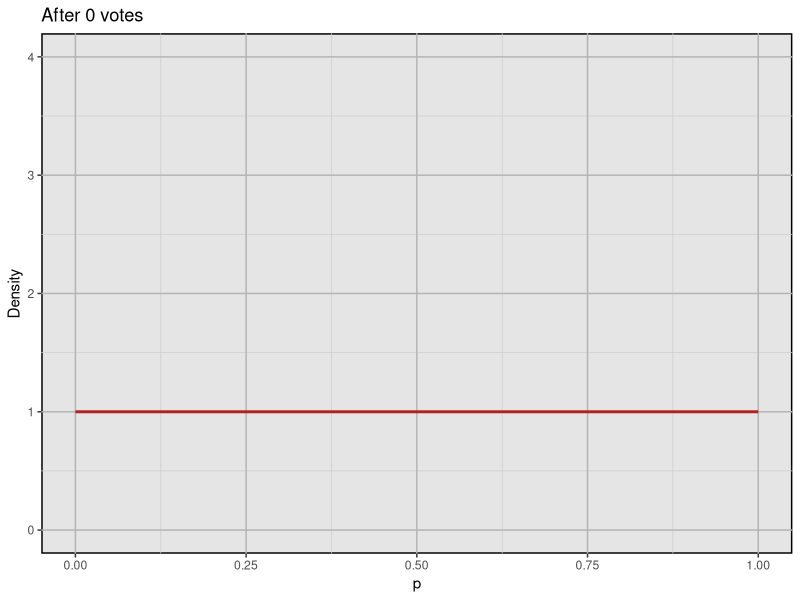
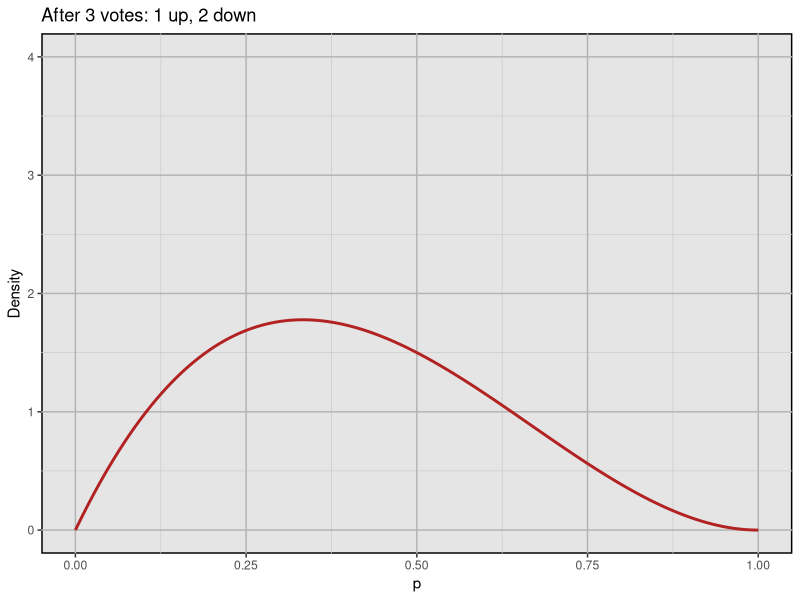
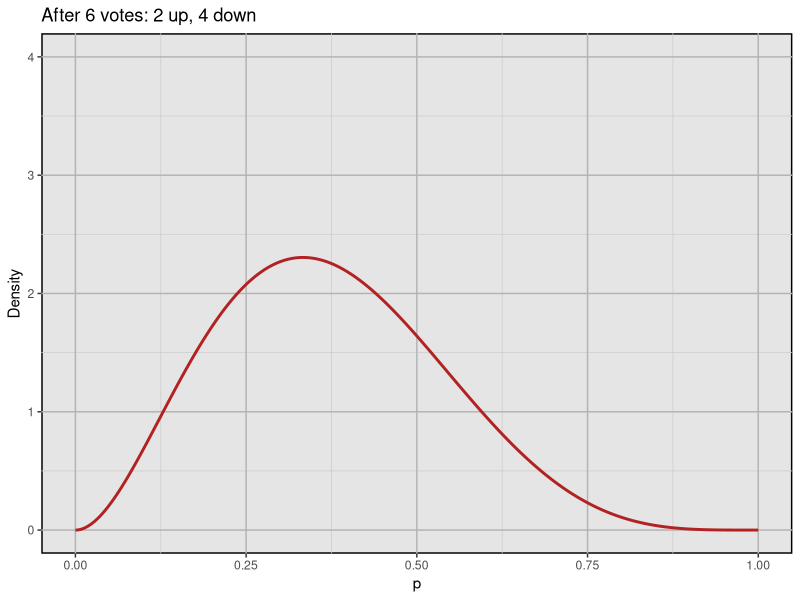
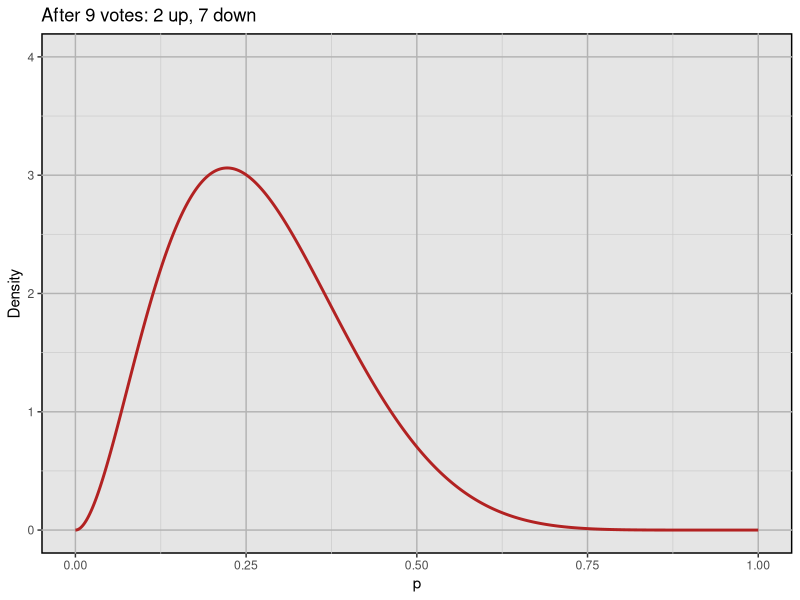
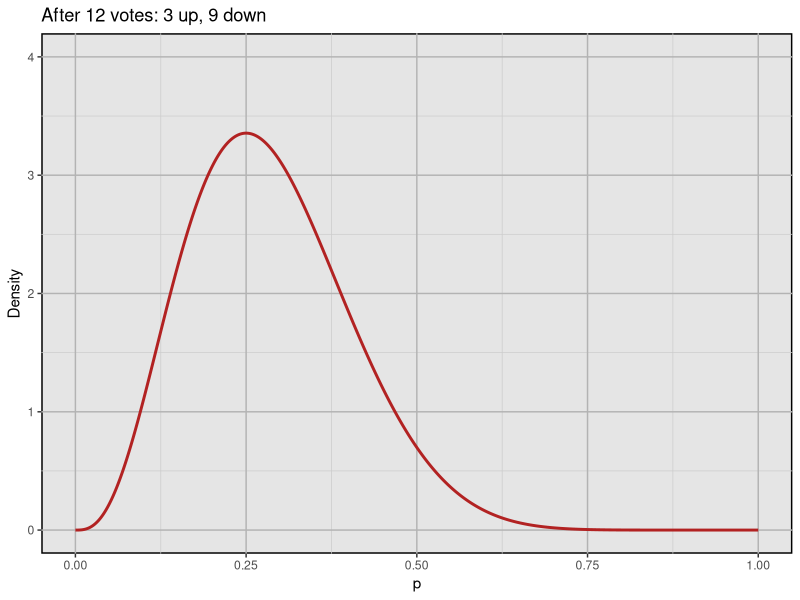
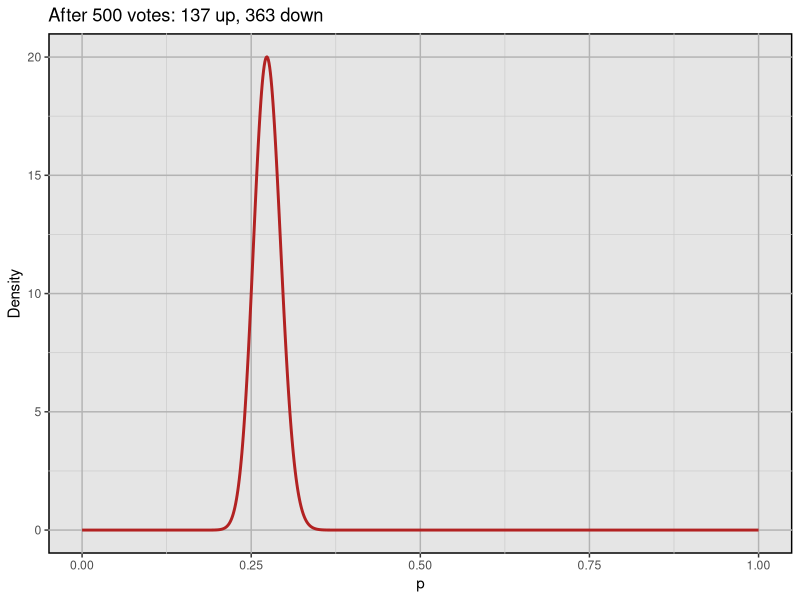
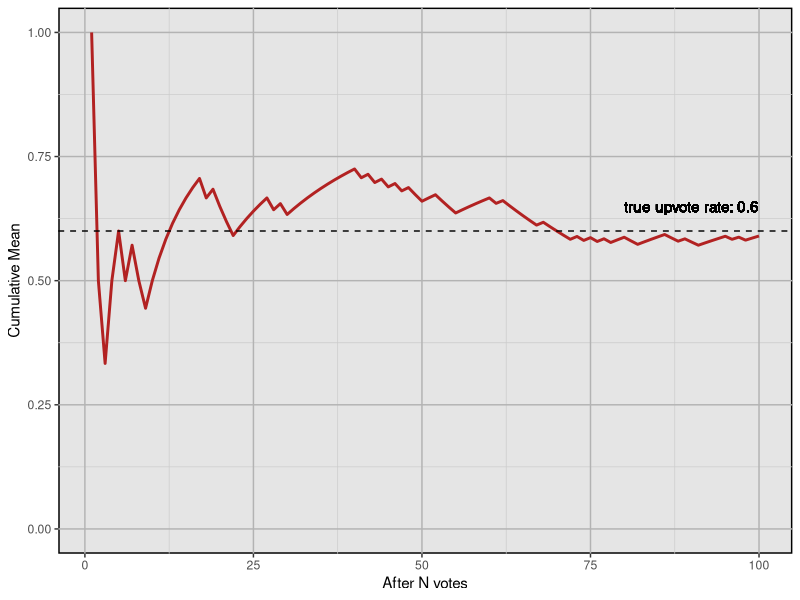
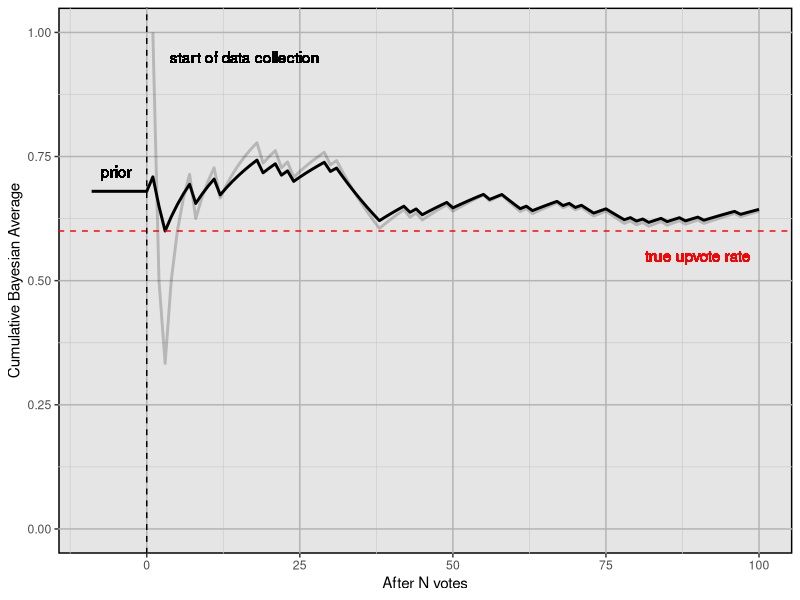

R code for these plots, in order:
## ---- chunk 1
library(dplyr)
library(tidyr)
library(ggplot2)

beta_data <- function(alpha, beta, samples) {
  data.frame(x = seq(0, 1, len = samples)) %>%
    mutate(y = dbeta(x, alpha, beta))
}

theme_sp <- function() {
  theme(
    panel.background = element_rect(
      fill = "grey90",
      color = "black",
      linewidth = 1
    ),
    panel.grid.major = element_line(color = "grey70"),
    panel.grid.minor = element_line(color = "grey80"),
  )
}

## ---- chunk 2
beta_data(1, 1, 1000) %>%  
  data.frame() %>% 
  ggplot() +
  geom_line(aes(x = x, y = y), color = "firebrick", linewidth = 1) +
  scale_y_continuous(limits = c(0, 4)) +
  labs(
    title = "After 0 votes",
    x = "p",
    y = "Density",
  ) +
  theme_sp()

## ---- chunk 3
beta_data(2, 3, 1000) %>%  
  data.frame() %>% 
  ggplot() +
  geom_line(aes(x = x, y = y), color = "firebrick", linewidth = 1) +
  scale_y_continuous(limits = c(0, 4)) +
  labs(
    title = "After 3 votes: 1 up, 2 down",
    x = "p",
    y = "Density",
  ) +
  theme_sp()

## ---- chunk 4
beta_data(3, 5, 1000) %>%  
  data.frame() %>% 
  ggplot() +
  geom_line(aes(x = x, y = y), color = "firebrick", linewidth = 1) +
  scale_y_continuous(limits = c(0, 4)) +
  labs(
    title = "After 6 votes: 2 up, 4 down",
    x = "p",
    y = "Density",
  ) +
  theme_sp()

## ---- chunk 5
beta_data(3, 8, 1000) %>%  
  data.frame() %>% 
  ggplot() +
  geom_line(aes(x = x, y = y), color = "firebrick", linewidth = 1) +
  scale_y_continuous(limits = c(0, 4)) +
  labs(
    title = "After 9 votes: 2 up, 7 down",
    x = "p",
    y = "Density",
  ) +
  theme_sp()

## ---- chunk 6
beta_data(4, 10, 1000) %>%  
  data.frame() %>% 
  ggplot() +
  geom_line(aes(x = x, y = y), color = "firebrick", linewidth = 1) +
  scale_y_continuous(limits = c(0, 4)) +
  labs(
    title = "After 12 votes: 3 up, 9 down",
    x = "p",
    y = "Density",
  ) +
  theme_sp()

## ---- chunk 7
beta_data(137, 363, 1000) %>%  
  data.frame() %>% 
  ggplot() +
  geom_line(aes(x = x, y = y), color = "firebrick", linewidth = 1) +
  labs(
    title = "After 500 votes: 137 up, 363 down",
    x = "p",
    y = "Density",
  ) +
  theme_sp()

## ---- chunk 8
set.seed(5)
n_votes <- 100
data <- data.frame(
  idx = seq(1, n_votes),
  x = rbinom(n_votes, size = 1, 0.6)
) %>% 
  mutate(cum_mean = cummean(x))

data %>% 
  ggplot(aes(x = idx, y = cum_mean)) +
  geom_line(color = "firebrick", linewidth = 1) +
  scale_y_continuous(limits = c(0, 1)) +
  geom_hline(yintercept = 0.6, color = "black", linetype = "dashed") +
  geom_text(x = 90, y = 0.65, label = "true upvote rate: 0.6") +
  labs(
    x = "After N votes",
    y = "Cumulative Mean"
  ) +
  theme_sp()

## ---- chunk 9
set.seed(12)
n_votes <- 100
votes <- rbinom(n_votes, size = 1, 0.6)
data_plain <- data.frame(
  idx = seq(1, n_votes),
  x = votes,
  is_prior = FALSE
) %>% 
  mutate(cum_mean_plain = cummean(x)) %>% 
  union(
    data.frame(
      idx = seq(-9, 0),
      x = NA,
      is_prior = TRUE,
      cum_mean_plain = NA
    )
  ) %>% 
  arrange(idx) %>% 
  select(-x)

data_bayes <- data.frame(
  idx = seq(1, n_votes),
  x = votes,
  is_prior = FALSE
) %>% 
  union(
    data.frame(
      idx = seq(-9, 0),
      x = 0.68,
      is_prior = TRUE
    )
  ) %>% 
  arrange(idx) %>% 
  mutate(cum_mean_bayes = cummean(x)) %>% 
  select(-x)

data_plain %>% 
  left_join(data_bayes, by = c("idx", "is_prior")) %>% 
  pivot_longer(
    cols = c(cum_mean_plain, cum_mean_bayes),
    names_to = "metric",
    values_to = "value",
    values_drop_na = TRUE
  ) %>% 
  ggplot(aes(x = idx, y = value)) +
  geom_line(aes(alpha = metric), linewidth = 1) +
  scale_y_continuous(limits = c(0, 1)) +
  scale_alpha_manual(
    values = c(
      "cum_mean_bayes" = 1.0,
      "cum_mean_plain" = 0.2
    ),
  ) +
  geom_text(x = 16, y = 0.95, label = "start of data collection") +
  geom_text(x = 90, y = 0.55, label = "true upvote rate", color = "red") +
  geom_text(x = -5, y = 0.72, label = "prior", color = "black") +
  geom_hline(yintercept = 0.6, color = "red", linetype = "dashed") +
  geom_vline(xintercept = 0, color = "black", linetype = "dashed") +
  labs(
    x = "After N votes",
    y = "Cumulative Bayesian Average"
  ) +
  theme_sp() +
  theme(legend.position = "None")

## ---- chunk 10
C <- 20

data_plain <- data.frame(
  idx = seq(1, n_votes),
  x = votes
) %>% 
  mutate(cum_mean_plain = cummean(x))
  
data_bayes <-
  data_plain %>%
  mutate(
    bayesian_avg_10 = (C * 0.1 + cumsum(x)) / (C + idx),
    bayesian_avg_20 = (C * 0.2 + cumsum(x)) / (C + idx),
    bayesian_avg_30 = (C * 0.3 + cumsum(x)) / (C + idx),
    bayesian_avg_40 = (C * 0.4 + cumsum(x)) / (C + idx),
    bayesian_avg_50 = (C * 0.5 + cumsum(x)) / (C + idx),
    bayesian_avg_60 = (C * 0.6 + cumsum(x)) / (C + idx),
    bayesian_avg_70 = (C * 0.7 + cumsum(x)) / (C + idx),
    bayesian_avg_80 = (C * 0.8 + cumsum(x)) / (C + idx),
    bayesian_avg_90 = (C * 0.9 + cumsum(x)) / (C + idx),
  ) %>% 
  pivot_longer(
    cols = c(
      cum_mean_plain,
      bayesian_avg_10,
      bayesian_avg_20,
      bayesian_avg_30,
      bayesian_avg_40,
      bayesian_avg_50,
      bayesian_avg_60,
      bayesian_avg_70,
      bayesian_avg_80,
      bayesian_avg_90
    ),
    names_to = "metric",
    values_to = "value"
  ) %>% 
  mutate(is_bayesian_avg = stringr::str_starts(metric, "bayes"))

data_bayes %>% 
  ggplot(
    aes(
      x = idx,
      y = value,
      group = metric,
      color = metric
    )
  ) +
  geom_line(linewidth = 1) +
  scale_y_continuous(limits = c(0, 1)) +
  scale_color_manual(
    values = c(
      "bayesian_avg_10" = "grey80",
      "bayesian_avg_20" = "grey80",
      "bayesian_avg_30" = "grey80",
      "bayesian_avg_40" = "grey80",
      "bayesian_avg_50" = "grey80",
      "bayesian_avg_60" = "grey80",
      "bayesian_avg_70" = "grey80",
      "bayesian_avg_80" = "grey80",
      "bayesian_avg_90" = "grey80",
      "cum_mean" = "black"
    )
  ) +
  geom_hline(yintercept = 0.6, color = "red", linetype = "dashed") +
  geom_text(x = 90, y = 0.57, label = "true upvote rate = 0.6", color = "red") +
  theme_sp() +
  theme(legend.position = "None")

## ---- chunk 11
C <- 100

data_plain <- data.frame(
  idx = seq(1, n_votes),
  x = votes
) %>% 
  mutate(cum_mean_plain = cummean(x))
  
data_bayes <-
  data_plain %>%
  mutate(
    bayesian_avg_10 = (C * 0.1 + cumsum(x)) / (C + idx),
    bayesian_avg_20 = (C * 0.2 + cumsum(x)) / (C + idx),
    bayesian_avg_30 = (C * 0.3 + cumsum(x)) / (C + idx),
    bayesian_avg_40 = (C * 0.4 + cumsum(x)) / (C + idx),
    bayesian_avg_50 = (C * 0.5 + cumsum(x)) / (C + idx),
    bayesian_avg_60 = (C * 0.6 + cumsum(x)) / (C + idx),
    bayesian_avg_70 = (C * 0.7 + cumsum(x)) / (C + idx),
    bayesian_avg_80 = (C * 0.8 + cumsum(x)) / (C + idx),
    bayesian_avg_90 = (C * 0.9 + cumsum(x)) / (C + idx),
  ) %>% 
  pivot_longer(
    cols = c(
      cum_mean_plain,
      bayesian_avg_10,
      bayesian_avg_20,
      bayesian_avg_30,
      bayesian_avg_40,
      bayesian_avg_50,
      bayesian_avg_60,
      bayesian_avg_70,
      bayesian_avg_80,
      bayesian_avg_90
    ),
    names_to = "metric",
    values_to = "value"
  ) %>% 
  mutate(is_bayesian_avg = stringr::str_starts(metric, "bayes"))

data_bayes %>% 
  ggplot(
    aes(
      x = idx,
      y = value,
      group = metric,
      color = metric
    )
  ) +
  geom_line(linewidth = 1) +
  scale_y_continuous(limits = c(0, 1)) +
  scale_color_manual(
    values = c(
      "bayesian_avg_10" = "grey80",
      "bayesian_avg_20" = "grey80",
      "bayesian_avg_30" = "grey80",
      "bayesian_avg_40" = "grey80",
      "bayesian_avg_50" = "grey80",
      "bayesian_avg_60" = "grey80",
      "bayesian_avg_70" = "grey80",
      "bayesian_avg_80" = "grey80",
      "bayesian_avg_90" = "grey80",
      "cum_mean" = "black"
    )
  ) +
  geom_hline(yintercept = 0.6, color = "red", linetype = "dashed") +
  geom_text(x = 90, y = 0.57, label = "true upvote rate = 0.6", color = "red") +
  theme_sp() +
  theme(legend.position = "None")

